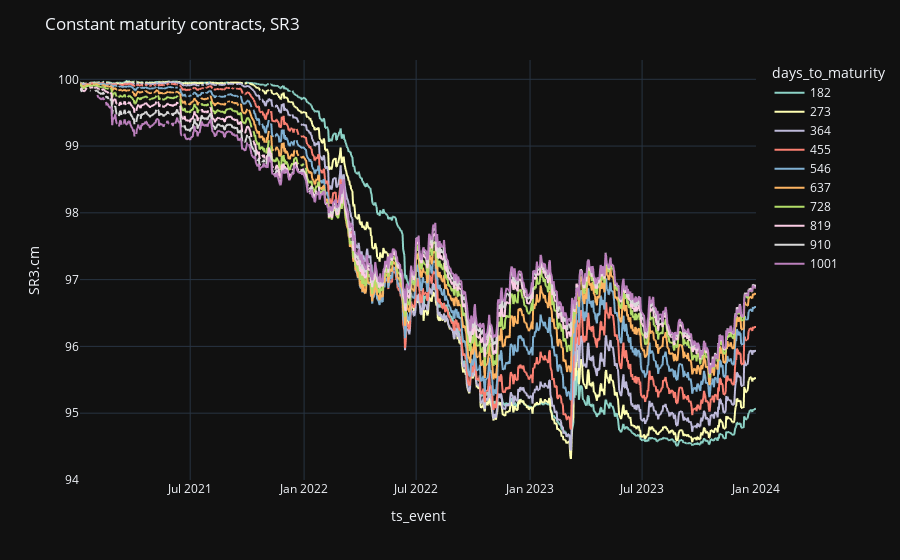

Notebook code for this chart:
### Code cell
plot_df = cm_close.reset_index()
fig = px.line(
    plot_df,
    x="ts_event",
    y="SR3.cm",
    color="days_to_maturity",
)
fig.update_layout(title_text=f"Constant maturity contracts, {product}")
fig.show()

### Figure 1 — Plotly figure (JSON) as saved in the notebook; plotly's stock layout.template omitted (floating-point values rounded to 4 significant figures; data arrays with more than 128 entries replaced by an {"elided": "..."} marker saying what was removed)
{"data": [{"hovertemplate": "days_to_maturity=182<br>ts_event=%{x}<br>SR3.cm=%{y}<extra></extra>", "legendgroup": "182", "line": {"color": "rgb(141,211,199)", "dash": "solid"}, "marker": {"symbol": "circle"}, "mode": "lines", "name": "182", "showlegend": true, "x": {"elided": "914 str values"}, "xaxis": "x", "y": {"elided": "914 float values"}, "yaxis": "y", "type": "scattergl"}, {"hovertemplate": "days_to_maturity=273<br>ts_event=%{x}<br>SR3.cm=%{y}<extra></extra>", "legendgroup": "273", "line": {"color": "rgb(255,255,179)", "dash": "solid"}, "marker": {"symbol": "circle"}, "mode": "lines", "name": "273", "showlegend": true, "x": {"elided": "913 str values"}, "xaxis": "x", "y": {"elided": "913 float values"}, "yaxis": "y", "type": "scattergl"}, {"hovertemplate": "days_to_maturity=364<br>ts_event=%{x}<br>SR3.cm=%{y}<extra></extra>", "legendgroup": "364", "line": {"color": "rgb(190,186,218)", "dash": "solid"}, "marker": {"symbol": "circle"}, "mode": "lines", "name": "364", "showlegend": true, "x": {"elided": "913 str values"}, "xaxis": "x", "y": {"elided": "913 float values"}, "yaxis": "y", "type": "scattergl"}, {"hovertemplate": "days_to_maturity=455<br>ts_event=%{x}<br>SR3.cm=%{y}<extra></extra>", "legendgroup": "455", "line": {"color": "rgb(251,128,114)", "dash": "solid"}, "marker": {"symbol": "circle"}, "mode": "lines", "name": "455", "showlegend": true, "x": {"elided": "917 str values"}, "xaxis": "x", "y": {"elided": "917 float values"}, "yaxis": "y", "type": "scattergl"}, {"hovertemplate": "days_to_maturity=546<br>ts_event=%{x}<br>SR3.cm=%{y}<extra></extra>", "legendgroup": "546", "line": {"color": "rgb(128,177,211)", "dash": "solid"}, "marker": {"symbol": "circle"}, "mode": "lines", "name": "546", "showlegend": true, "x": {"elided": "920 str values"}, "xaxis": "x", "y": {"elided": "920 float values"}, "yaxis": "y", "type": "scattergl"}, {"hovertemplate": "days_to_maturity=637<br>ts_event=%{x}<br>SR3.cm=%{y}<extra></extra>", "legendgroup": "637", "line": {"color": "rgb(253,180,98)", "dash": "solid"}, "marker": {"symbol": "circle"}, "mode": "lines", "name": "637", "showlegend": true, "x": {"elided": "915 str values"}, "xaxis": "x", "y": {"elided": "915 float values"}, "yaxis": "y", "type": "scattergl"}, {"hovertemplate": "days_to_maturity=728<br>ts_event=%{x}<br>SR3.cm=%{y}<extra></extra>", "legendgroup": "728", "line": {"color": "rgb(179,222,105)", "dash": "solid"}, "marker": {"symbol": "circle"}, "mode": "lines", "name": "728", "showlegend": true, "x": {"elided": "908 str values"}, "xaxis": "x", "y": {"elided": "908 float values"}, "yaxis": "y", "type": "scattergl"}, {"hovertemplate": "days_to_maturity=819<br>ts_event=%{x}<br>SR3.cm=%{y}<extra></extra>", "legendgroup": "819", "line": {"color": "rgb(252,205,229)", "dash": "solid"}, "marker": {"symbol": "circle"}, "mode": "lines", "name": "819", "showlegend": true, "x": {"elided": "909 str values"}, "xaxis": "x", "y": {"elided": "909 float values"}, "yaxis": "y", "type": "scattergl"}, {"hovertemplate": "days_to_maturity=910<br>ts_event=%{x}<br>SR3.cm=%{y}<extra></extra>", "legendgroup": "910", "line": {"color": "rgb(217,217,217)", "dash": "solid"}, "marker": {"symbol": "circle"}, "mode": "lines", "name": "910", "showlegend": true, "x": {"elided": "899 str values"}, "xaxis": "x", "y": {"elided": "899 float values"}, "yaxis": "y", "type": "scattergl"}, {"hovertemplate": "days_to_maturity=1001<br>ts_event=%{x}<br>SR3.cm=%{y}<extra></extra>", "legendgroup": "1001", "line": {"color": "rgb(188,128,189)", "dash": "solid"}, "marker": {"symbol": "circle"}, "mode": "lines", "name": "1001", "showlegend": true, "x": {"elided": "884 str values"}, "xaxis": "x", "y": {"elided": "884 float values"}, "yaxis": "y", "type": "scattergl"}], "layout": {"xaxis": {"anchor": "y", "domain": [0.0, 1.0], "title": {"text": "ts_event"}}, "yaxis": {"anchor": "x", "domain": [0.0, 1.0], "title": {"text": "SR3.cm"}}, "legend": {"title": {"text": "days_to_maturity"}, "tracegroupgap": 0}, "margin": {"t": 60}, "title": {"text": "Constant maturity contracts, SR3"}}}
